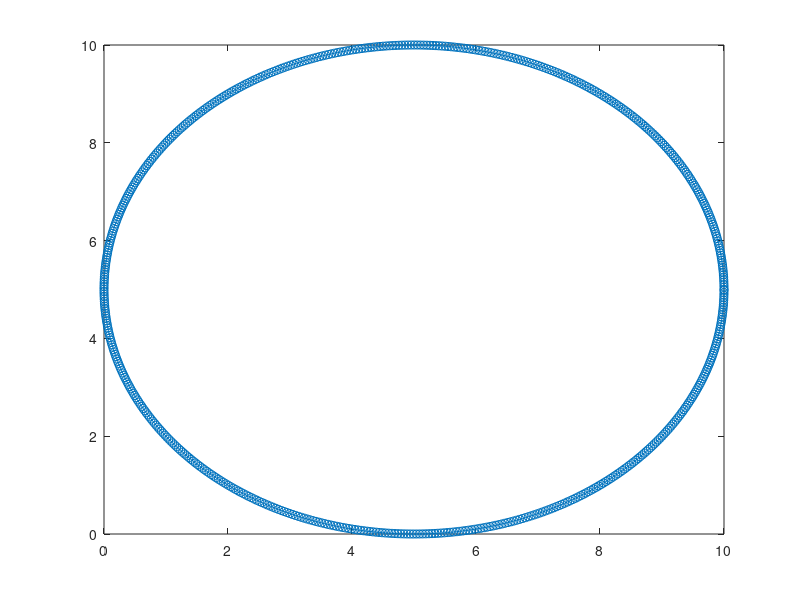

MATLAB code for this plot:
r = input('enter radius:');
x = input('enter co-ordinate of x:');
y = input('enter co-ordinate of y:');
t = 0:0.01:2*pi;
Xinr = r*cos(t)+x;
Yinr = r*sin(t)+y;
plot(Xinr,Yinr,'-o');